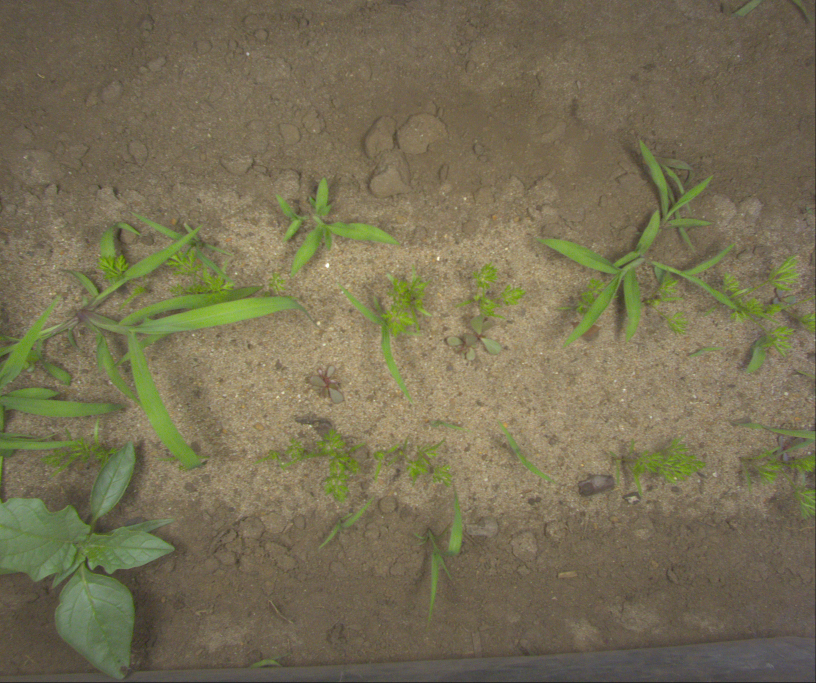
#> input picture data/carotte.jpg, 2448 x 2048 px (shown at 1/3 size); its folder holds only this picture in this run
$ python -i test.py   (imports and definitions only)
#> lines starting #> are read from the running program, lines starting #| are printed output that depends on the picture; after the words box and inside, x2 and y2 are one past the last pixel; in counts of white or black regions, pixels touching at a corner belong together
from skimage import io, data, filters, feature, color, exposure, morphology
import numpy as np
import matplotlib
import matplotlib.pyplot as plt
from mpl_toolkits.mplot3d import Axes3D
import cv2 as cv
from PIL import Image, ImageDraw
import os
from joblib import Parallel, delayed
from BoundingBoxes import BoundingBoxes
from BoundingBox import BoundingBox
from utils import *

def egi_mask(image, thresh=1.15):
#> called with thresh = 1.15
    image_np = np.array(image).astype(float)

    image_np = 2*image_np[:, :, 1] / (image_np[:, :, 0] + image_np[:, :, 2] + 0.001)
#> image_np: shape (2048, 2448) float64
    image_gf = filters.gaussian(image_np, sigma=1, mode='reflect')

    image_bin = image_gf > 1.15
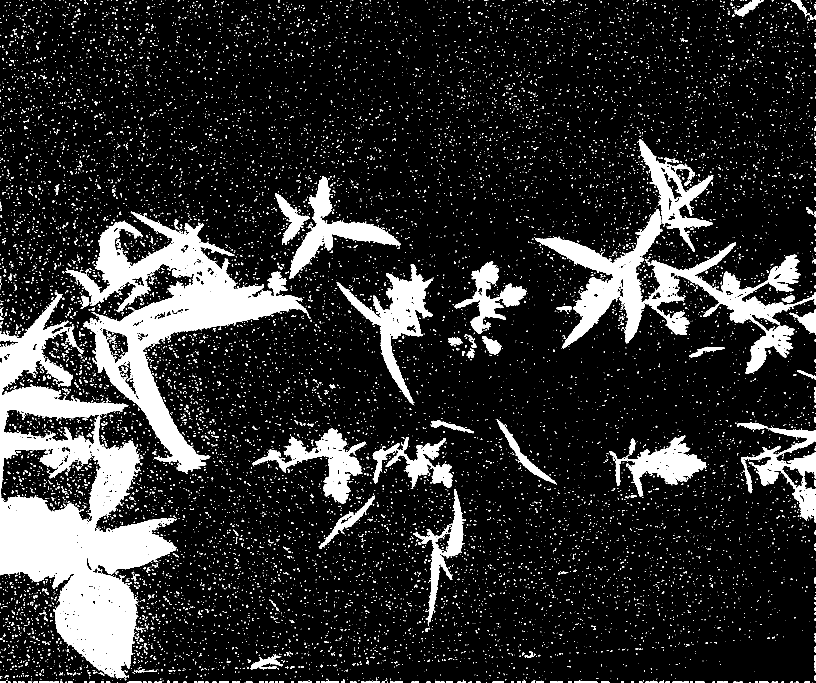
#> image_bin: shape (2048, 2448) bool (shown at 1/3 size); 15.3% white; 13907 white regions (12719 under 20 px), largest, box (x1, y1, x2, y2) and area: (0, 875, 530, 2035) 227446, (197, 635, 927, 1422) 141902, (1606, 628, 2448, 1121) 89515

    image_morph = morphology.binary_erosion(image_bin, morphology.disk(3))
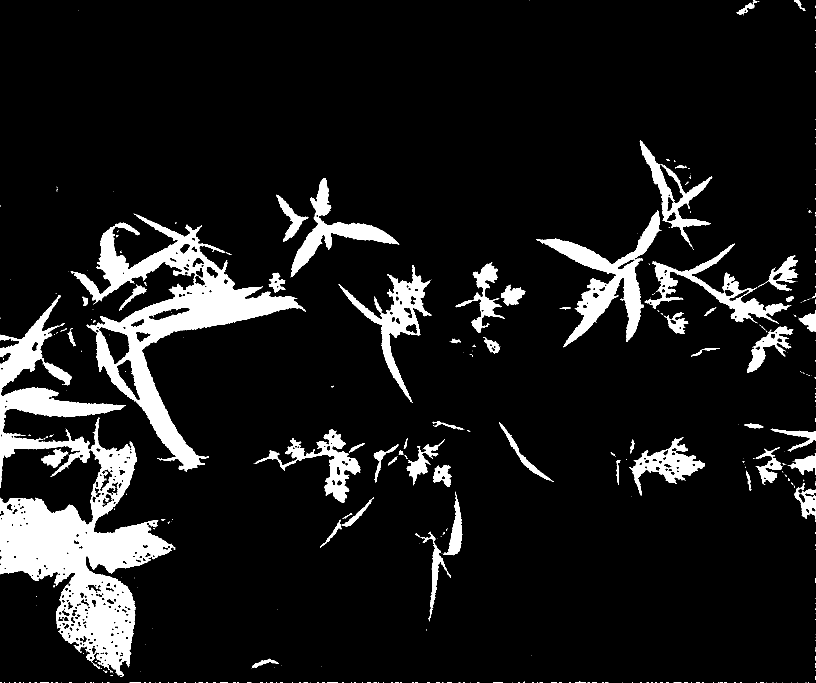
#> image_morph: shape (2048, 2448) bool (shown at 1/3 size); 9.9% white; 426 white regions (332 under 20 px), largest, box (x1, y1, x2, y2) and area: (0, 886, 526, 2031) 182127, (212, 641, 918, 1415) 111468, (1609, 631, 1984, 1042) 34680
    image_morph = morphology.binary_dilation(image_morph, morphology.disk(3))
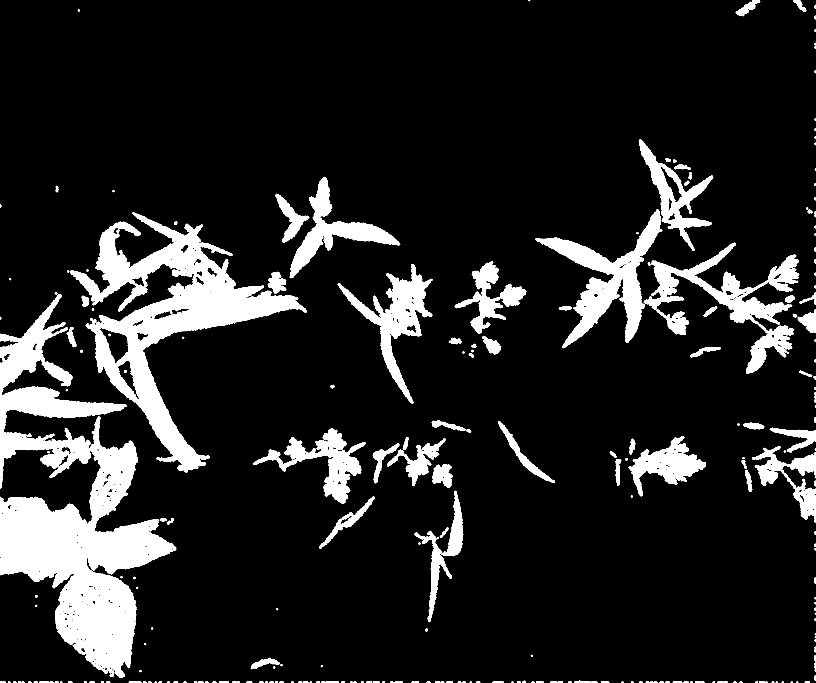
#> image_morph: shape (2048, 2448) bool (shown at 1/3 size); 12.8% white; 264 white regions (19 under 20 px), largest, box (x1, y1, x2, y2) and area: (0, 883, 529, 2034) 220297, (209, 636, 921, 1418) 133577, (1606, 628, 1987, 1045) 41926

    image_out = morphology.remove_small_objects(image_morph, 400)
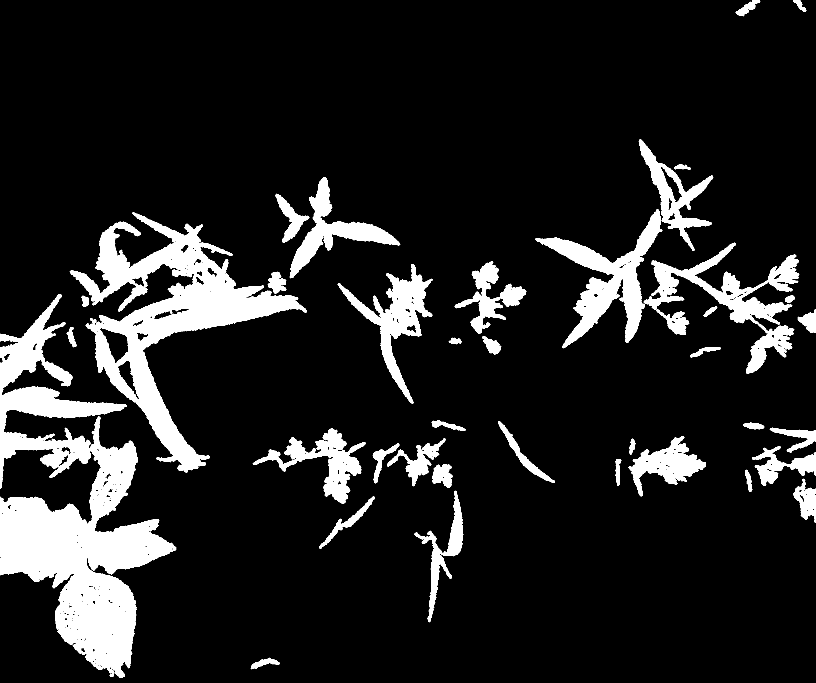
#> image_out: shape (2048, 2448) bool (shown at 1/3 size); 12.5% white; 43 white regions, largest, box (x1, y1, x2, y2) and area: (0, 883, 529, 2034) 220150, (209, 636, 921, 1418) 133577, (1606, 628, 1987, 1045) 41926
    image_out = morphology.remove_small_holes(image_out, 800)
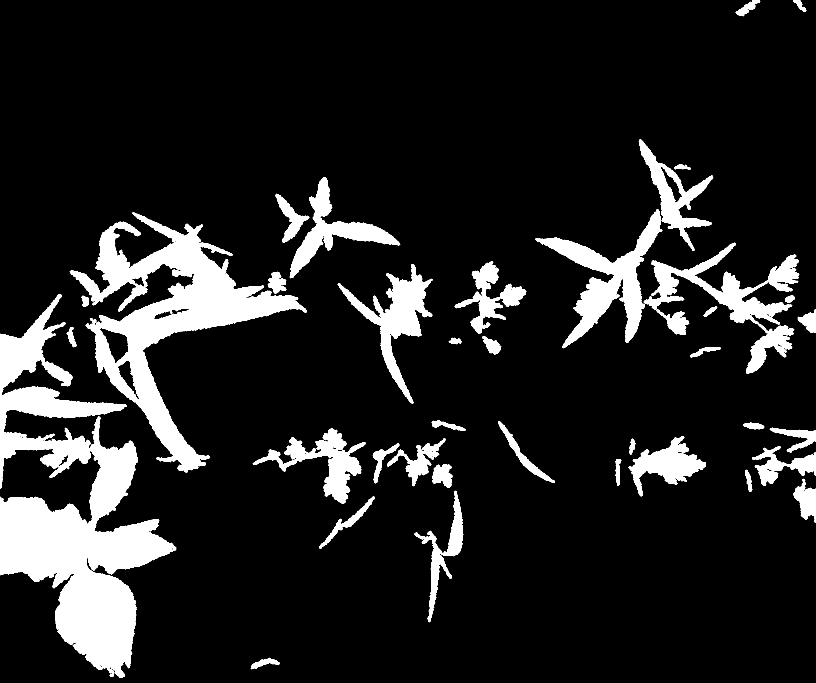
#> image_out: shape (2048, 2448) bool (shown at 1/3 size); 12.8% white; 43 white regions, largest, box (x1, y1, x2, y2) and area: (0, 883, 529, 2034) 225314, (209, 636, 921, 1418) 136220, (1606, 628, 1987, 1045) 42299

    return image_out


# [351 lines left out: functions scatter3d, compute_struct_tensor, plot_bbox_distribution, tile_database, get_square_database, draw_bbox_images and 3 more, not called in this run]


# image = io.imread("data/carotte.jpg")
# mask = egi_mask(image)
# image_green = image.copy()
# image_green[mask==0] = 0
# # plt.subplot(221)
# # plt.imshow(image)
# # plt.subplot(222)
# # plt.imshow(mask)
# # plt.subplot(223)
# # plt.imshow(image_green)
# # plt.show()
#
# # scatter3d(image, mask)
# #structure_tensor(image)
#
# coherence, orientation = compute_struct_tensor("data/im_33.jpg", 32, 10)
#
# plt.subplot(121)
# plt.title("Coherence")
# plt.imshow(coherence)
# plt.subplot(122)
# plt.title("Orientation")
# plt.imshow(orientation)
# plt.show()

>>> import cv2
>>> picture = cv2.cvtColor(cv2.imread('data/carotte.jpg'), cv2.COLOR_BGR2RGB)
>>> result = egi_mask(picture)

$ run again, on data/haricot.jpg
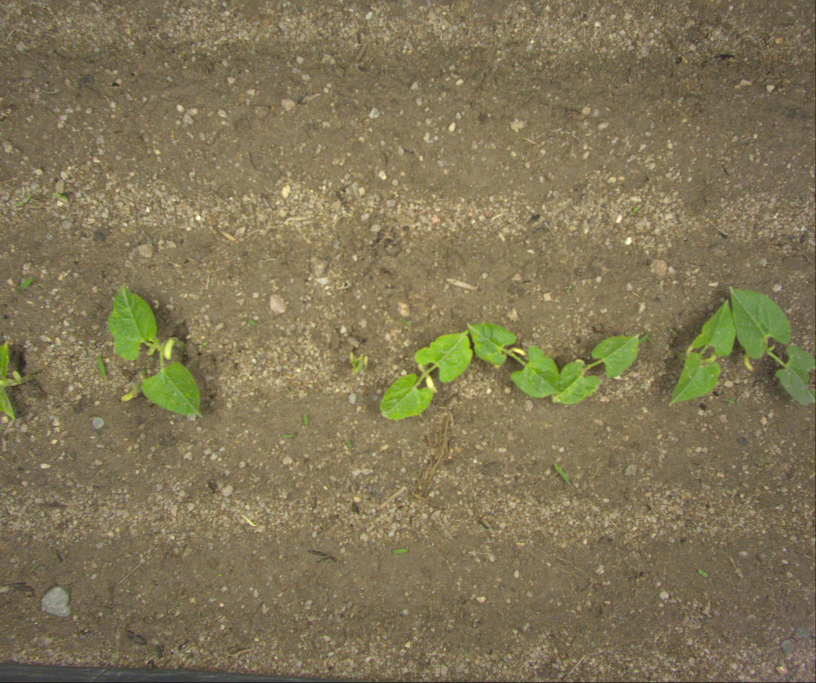
#> input picture data/haricot.jpg, 2448 x 2048 px (shown at 1/3 size)
#> in egi_mask, `image_bin = image_gf > 1.15`:
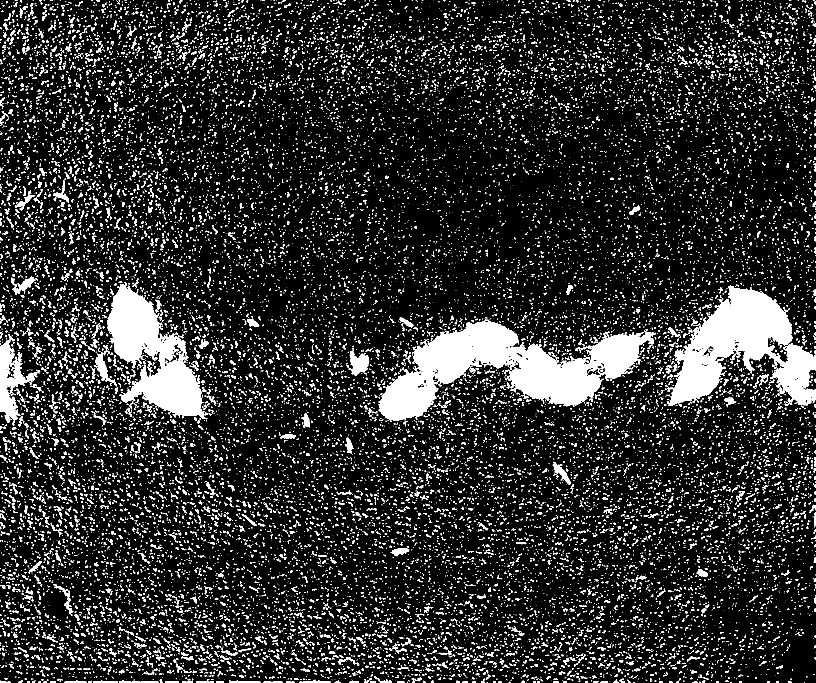
#> image_bin: shape (2048, 2448) bool (shown at 1/3 size); 12.1% white; 25554 white regions (20368 under 20 px), largest, box (x1, y1, x2, y2) and area: (1136, 959, 1967, 1263) 100932, (2005, 856, 2448, 1218) 75463, (322, 846, 623, 1257) 53978
#> in egi_mask, `image_out = morphology.remove_small_objects(image_morph, 400)`:
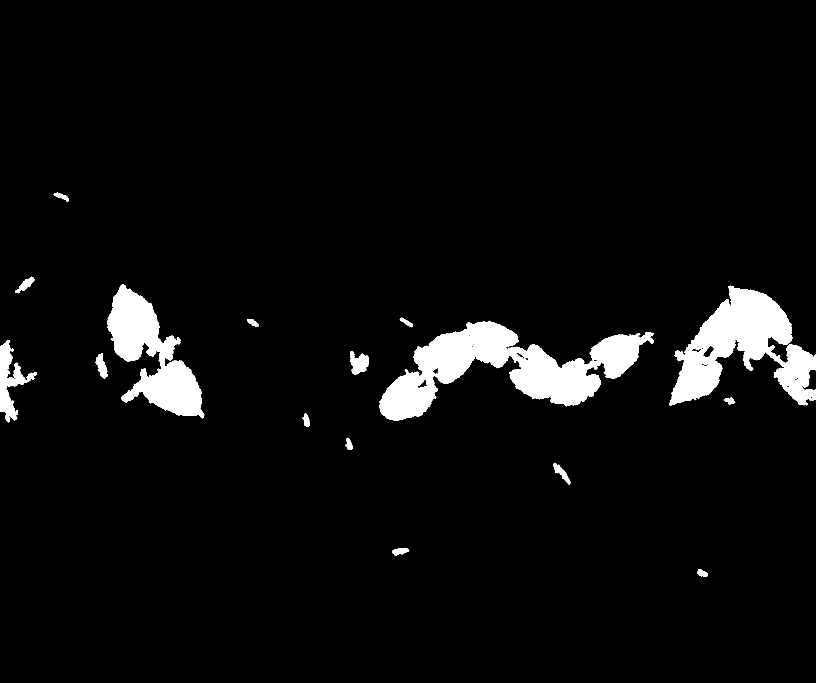
#> image_out: shape (2048, 2448) bool (shown at 1/3 size); 4.8% white; 16 white regions, largest, box (x1, y1, x2, y2) and area: (1137, 962, 1962, 1263) 97098, (2008, 857, 2448, 1217) 73002, (322, 854, 613, 1255) 51342

$ run again, on data/im_282.jpg
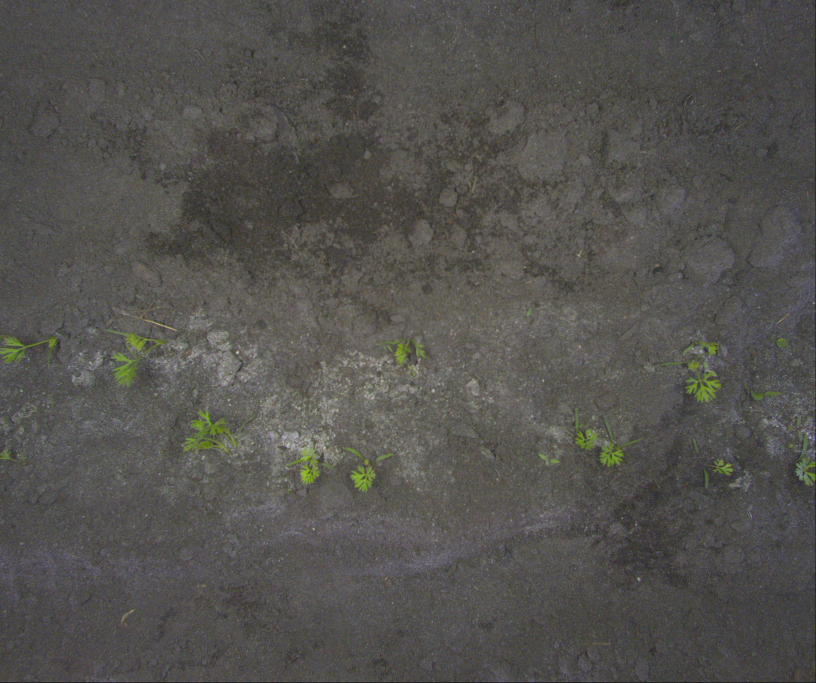
#> input picture data/im_282.jpg, 2448 x 2048 px (shown at 1/3 size)
#> in egi_mask, `image_bin = image_gf > 1.15`:
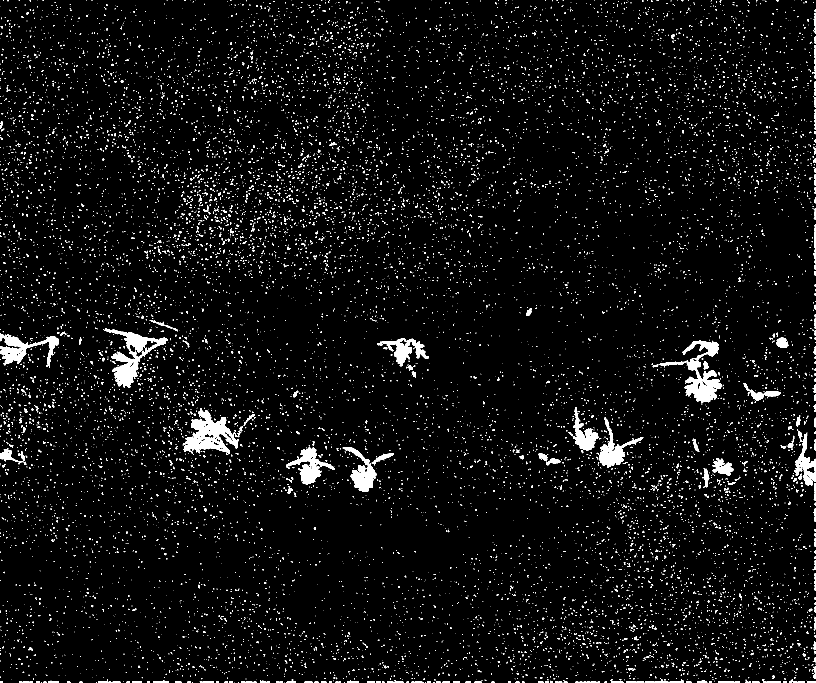
#> image_bin: shape (2048, 2448) bool (shown at 1/3 size); 3.6% white; 14074 white regions (13124 under 20 px), largest, box (x1, y1, x2, y2) and area: (550, 1224, 717, 1364) 10058, (313, 985, 503, 1162) 9476, (1976, 1075, 2167, 1210) 7537
#> in egi_mask, `image_out = morphology.remove_small_objects(image_morph, 400)`:
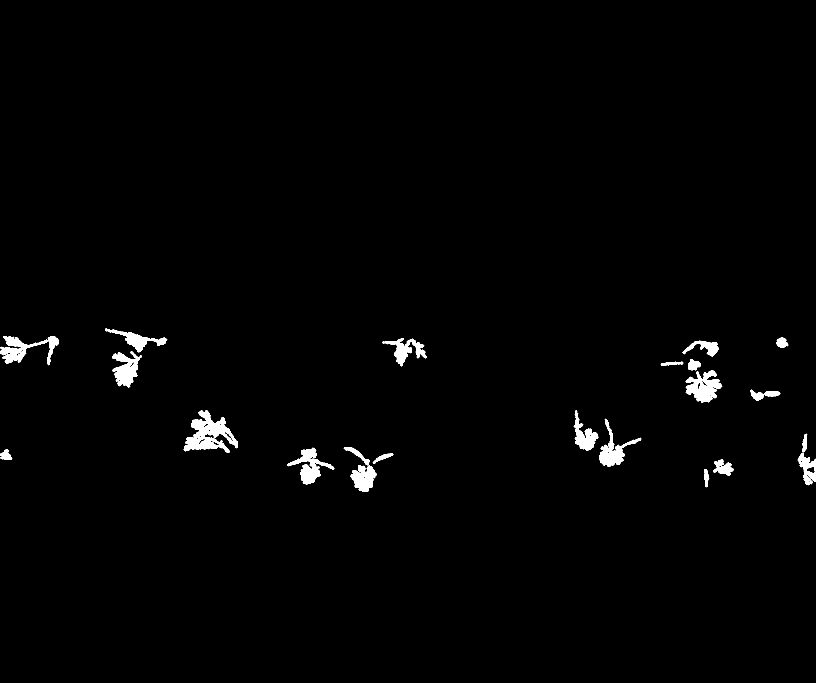
#> image_out: shape (2048, 2448) bool (shown at 1/3 size); 1.3% white; 23 white regions, largest, box (x1, y1, x2, y2) and area: (551, 1230, 714, 1359) 9283, (2057, 1110, 2167, 1209) 5820, (0, 1008, 177, 1096) 5618
